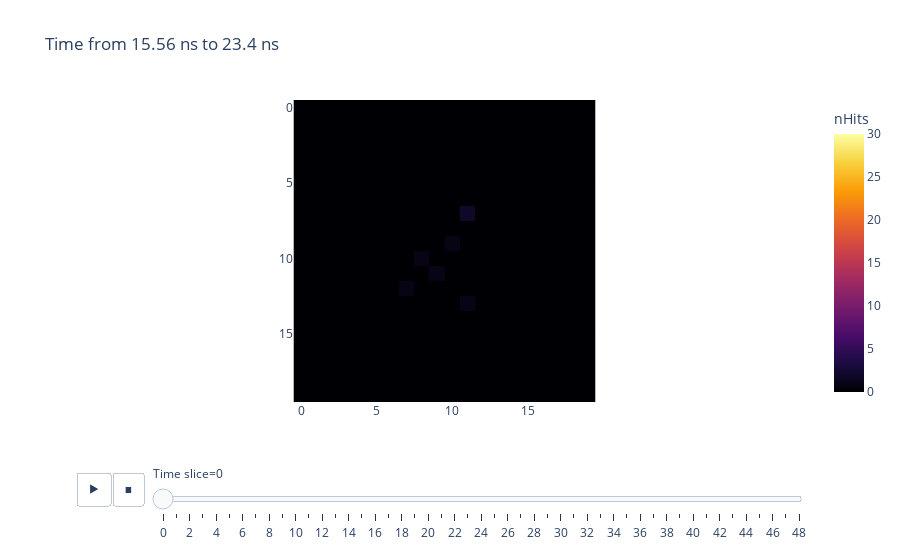

Source (notebook cell):
### Code cell
import plotly.express as px

fig = px.imshow(imgs_for_anim,
                animation_frame=0,
                zmax=30,
                color_continuous_scale='inferno',
                labels=dict(
                    animation_frame="Time slice",
                    color='nHits'
                ),
                title=f'Time from {round(df.time.min(), 2)} ns to {round(df.time.max(), 2)} ns'
)

fig.layout.updatemenus[0].buttons[0].args[1]['frame']['duration'] = 100

fig.show()

### Figure 1 — Plotly figure (JSON) as saved in the notebook; plotly's stock layout.template omitted (floating-point values rounded to 4 significant figures; data arrays with more than 128 entries replaced by an {"elided": "..."} marker saying what was removed)
{"data": [{"coloraxis": "coloraxis", "hovertemplate": "x: %{x}<br>y: %{y}<br>nHits: %{z}<extra></extra>", "name": "0", "type": "heatmap", "xaxis": "x", "yaxis": "y", "z": {"elided": "20x20 int values"}}], "layout": {"coloraxis": {"cmax": 30, "cmin": 0, "colorbar": {"title": {"text": "nHits"}}, "colorscale": [[0, "#000004"], [0.1111, "#1b0c41"], [0.2222, "#4a0c6b"], [0.3333, "#781c6d"], [0.4444, "#a52c60"], [0.5556, "#cf4446"], [0.6667, "#ed6925"], [0.7778, "#fb9b06"], [0.8889, "#f7d13d"], [1, "#fcffa4"]]}, "sliders": [{"active": 0, "currentvalue": {"prefix": "Time slice="}, "len": 0.9, "pad": {"b": 10, "t": 60}, "steps": [{"args": [["0"], {"frame": {"duration": 0, "redraw": true}, "fromcurrent": true, "mode": "immediate", "transition": {"duration": 0, "easing": "linear"}}], "label": "0", "method": "animate"}, {"args": [["1"], {"frame": {"duration": 0, "redraw": true}, "fromcurrent": true, "mode": "immediate", "transition": {"duration": 0, "easing": "linear"}}], "label": "1", "method": "animate"}, {"args": [["2"], {"frame": {"duration": 0, "redraw": true}, "fromcurrent": true, "mode": "immediate", "transition": {"duration": 0, "easing": "linear"}}], "label": "2", "method": "animate"}, {"args": [["3"], {"frame": {"duration": 0, "redraw": true}, "fromcurrent": true, "mode": "immediate", "transition": {"duration": 0, "easing": "linear"}}], "label": "3", "method": "animate"}, {"args": [["4"], {"frame": {"duration": 0, "redraw": true}, "fromcurrent": true, "mode": "immediate", "transition": {"duration": 0, "easing": "linear"}}], "label": "4", "method": "animate"}, {"args": [["5"], {"frame": {"duration": 0, "redraw": true}, "fromcurrent": true, "mode": "immediate", "transition": {"duration": 0, "easing": "linear"}}], "label": "5", "method": "animate"}, {"args": [["6"], {"frame": {"duration": 0, "redraw": true}, "fromcurrent": true, "mode": "immediate", "transition": {"duration": 0, "easing": "linear"}}], "label": "6", "method": "animate"}, {"args": [["7"], {"frame": {"duration": 0, "redraw": true}, "fromcurrent": true, "mode": "immediate", "transition": {"duration": 0, "easing": "linear"}}], "label": "7", "method": "animate"}, {"args": [["8"], {"frame": {"duration": 0, "redraw": true}, "fromcurrent": true, "mode": "immediate", "transition": {"duration": 0, "easing": "linear"}}], "label": "8", "method": "animate"}, {"args": [["9"], {"frame": {"duration": 0, "redraw": true}, "fromcurrent": true, "mode": "immediate", "transition": {"duration": 0, "easing": "linear"}}], "label": "9", "method": "animate"}, {"args": [["10"], {"frame": {"duration": 0, "redraw": true}, "fromcurrent": true, "mode": "immediate", "transition": {"duration": 0, "easing": "linear"}}], "label": "10", "method": "animate"}, {"args": [["11"], {"frame": {"duration": 0, "redraw": true}, "fromcurrent": true, "mode": "immediate", "transition": {"duration": 0, "easing": "linear"}}], "label": "11", "method": "animate"}, {"args": [["12"], {"frame": {"duration": 0, "redraw": true}, "fromcurrent": true, "mode": "immediate", "transition": {"duration": 0, "easing": "linear"}}], "label": "12", "method": "animate"}, {"args": [["13"], {"frame": {"duration": 0, "redraw": true}, "fromcurrent": true, "mode": "immediate", "transition": {"duration": 0, "easing": "linear"}}], "label": "13", "method": "animate"}, {"args": [["14"], {"frame": {"duration": 0, "redraw": true}, "fromcurrent": true, "mode": "immediate", "transition": {"duration": 0, "easing": "linear"}}], "label": "14", "method": "animate"}, {"args": [["15"], {"frame": {"duration": 0, "redraw": true}, "fromcurrent": true, "mode": "immediate", "transition": {"duration": 0, "easing": "linear"}}], "label": "15", "method": "animate"}, {"args": [["16"], {"frame": {"duration": 0, "redraw": true}, "fromcurrent": true, "mode": "immediate", "transition": {"duration": 0, "easing": "linear"}}], "label": "16", "method": "animate"}, {"args": [["17"], {"frame": {"duration": 0, "redraw": true}, "fromcurrent": true, "mode": "immediate", "transition": {"duration": 0, "easing": "linear"}}], "label": "17", "method": "animate"}, {"args": [["18"], {"frame": {"duration": 0, "redraw": true}, "fromcurrent": true, "mode": "immediate", "transition": {"duration": 0, "easing": "linear"}}], "label": "18", "method": "animate"}, {"args": [["19"], {"frame": {"duration": 0, "redraw": true}, "fromcurrent": true, "mode": "immediate", "transition": {"duration": 0, "easing": "linear"}}], "label": "19", "method": "animate"}, {"args": [["20"], {"frame": {"duration": 0, "redraw": true}, "fromcurrent": true, "mode": "immediate", "transition": {"duration": 0, "easing": "linear"}}], "label": "20", "method": "animate"}, {"args": [["21"], {"frame": {"duration": 0, "redraw": true}, "fromcurrent": true, "mode": "immediate", "transition": {"duration": 0, "easing": "linear"}}], "label": "21", "method": "animate"}, {"args": [["22"], {"frame": {"duration": 0, "redraw": true}, "fromcurrent": true, "mode": "immediate", "transition": {"duration": 0, "easing": "linear"}}], "label": "22", "method": "animate"}, {"args": [["23"], {"frame": {"duration": 0, "redraw": true}, "fromcurrent": true, "mode": "immediate", "transition": {"duration": 0, "easing": "linear"}}], "label": "23", "method": "animate"}, {"args": [["24"], {"frame": {"duration": 0, "redraw": true}, "fromcurrent": true, "mode": "immediate", "transition": {"duration": 0, "easing": "linear"}}], "label": "24", "method": "animate"}, {"args": [["25"], {"frame": {"duration": 0, "redraw": true}, "fromcurrent": true, "mode": "immediate", "transition": {"duration": 0, "easing": "linear"}}], "label": "25", "method": "animate"}, {"args": [["26"], {"frame": {"duration": 0, "redraw": true}, "fromcurrent": true, "mode": "immediate", "transition": {"duration": 0, "easing": "linear"}}], "label": "26", "method": "animate"}, {"args": [["27"], {"frame": {"duration": 0, "redraw": true}, "fromcurrent": true, "mode": "immediate", "transition": {"duration": 0, "easing": "linear"}}], "label": "27", "method": "animate"}, {"args": [["28"], {"frame": {"duration": 0, "redraw": true}, "fromcurrent": true, "mode": "immediate", "transition": {"duration": 0, "easing": "linear"}}], "label": "28", "method": "animate"}, {"args": [["29"], {"frame": {"duration": 0, "redraw": true}, "fromcurrent": true, "mode": "immediate", "transition": {"duration": 0, "easing": "linear"}}], "label": "29", "method": "animate"}, {"args": [["30"], {"frame": {"duration": 0, "redraw": true}, "fromcurrent": true, "mode": "immediate", "transition": {"duration": 0, "easing": "linear"}}], "label": "30", "method": "animate"}, {"args": [["31"], {"frame": {"duration": 0, "redraw": true}, "fromcurrent": true, "mode": "immediate", "transition": {"duration": 0, "easing": "linear"}}], "label": "31", "method": "animate"}, {"args": [["32"], {"frame": {"duration": 0, "redraw": true}, "fromcurrent": true, "mode": "immediate", "transition": {"duration": 0, "easing": "linear"}}], "label": "32", "method": "animate"}, {"args": [["33"], {"frame": {"duration": 0, "redraw": true}, "fromcurrent": true, "mode": "immediate", "transition": {"duration": 0, "easing": "linear"}}], "label": "33", "method": "animate"}, {"args": [["34"], {"frame": {"duration": 0, "redraw": true}, "fromcurrent": true, "mode": "immediate", "transition": {"duration": 0, "easing": "linear"}}], "label": "34", "method": "animate"}, {"args": [["35"], {"frame": {"duration": 0, "redraw": true}, "fromcurrent": true, "mode": "immediate", "transition": {"duration": 0, "easing": "linear"}}], "label": "35", "method": "animate"}, {"args": [["36"], {"frame": {"duration": 0, "redraw": true}, "fromcurrent": true, "mode": "immediate", "transition": {"duration": 0, "easing": "linear"}}], "label": "36", "method": "animate"}, {"args": [["37"], {"frame": {"duration": 0, "redraw": true}, "fromcurrent": true, "mode": "immediate", "transition": {"duration": 0, "easing": "linear"}}], "label": "37", "method": "animate"}, {"args": [["38"], {"frame": {"duration": 0, "redraw": true}, "fromcurrent": true, "mode": "immediate", "transition": {"duration": 0, "easing": "linear"}}], "label": "38", "method": "animate"}, {"args": [["39"], {"frame": {"duration": 0, "redraw": true}, "fromcurrent": true, "mode": "immediate", "transition": {"duration": 0, "easing": "linear"}}], "label": "39", "method": "animate"}, {"args": [["40"], {"frame": {"duration": 0, "redraw": true}, "fromcurrent": true, "mode": "immediate", "transition": {"duration": 0, "easing": "linear"}}], "label": "40", "method": "animate"}, {"args": [["41"], {"frame": {"duration": 0, "redraw": true}, "fromcurrent": true, "mode": "immediate", "transition": {"duration": 0, "easing": "linear"}}], "label": "41", "method": "animate"}, {"args": [["42"], {"frame": {"duration": 0, "redraw": true}, "fromcurrent": true, "mode": "immediate", "transition": {"duration": 0, "easing": "linear"}}], "label": "42", "method": "animate"}, {"args": [["43"], {"frame": {"duration": 0, "redraw": true}, "fromcurrent": true, "mode": "immediate", "transition": {"duration": 0, "easing": "linear"}}], "label": "43", "method": "animate"}, {"args": [["44"], {"frame": {"duration": 0, "redraw": true}, "fromcurrent": true, "mode": "immediate", "transition": {"duration": 0, "easing": "linear"}}], "label": "44", "method": "animate"}, {"args": [["45"], {"frame": {"duration": 0, "redraw": true}, "fromcurrent": true, "mode": "immediate", "transition": {"duration": 0, "easing": "linear"}}], "label": "45", "method": "animate"}, {"args": [["46"], {"frame": {"duration": 0, "redraw": true}, "fromcurrent": true, "mode": "immediate", "transition": {"duration": 0, "easing": "linear"}}], "label": "46", "method": "animate"}, {"args": [["47"], {"frame": {"duration": 0, "redraw": true}, "fromcurrent": true, "mode": "immediate", "transition": {"duration": 0, "easing": "linear"}}], "label": "47", "method": "animate"}, {"args": [["48"], {"frame": {"duration": 0, "redraw": true}, "fromcurrent": true, "mode": "immediate", "transition": {"duration": 0, "easing": "linear"}}], "label": "48", "method": "animate"}], "x": 0.1, "xanchor": "left", "y": 0, "yanchor": "top"}], "title": {"text": "Time from 15.56 ns to 23.4 ns"}, "updatemenus": [{"buttons": [{"args": [null, {"frame": {"duration": 100, "redraw": true}, "fromcurrent": true, "mode": "immediate", "transition": {"duration": 500, "easing": "linear"}}], "label": "&#9654;", "method": "animate"}, {"args": [[null], {"frame": {"duration": 0, "redraw": true}, "fromcurrent": true, "mode": "immediate", "transition": {"duration": 0, "easing": "linear"}}], "label": "&#9724;", "method": "animate"}], "direction": "left", "pad": {"r": 10, "t": 70}, "showactive": false, "type": "buttons", "x": 0.1, "xanchor": "right", "y": 0, "yanchor": "top"}], "xaxis": {"anchor": "y", "constrain": "domain", "domain": [0, 1], "scaleanchor": "y"}, "yaxis": {"anchor": "x", "autorange": "reversed", "constrain": "domain", "domain": [0, 1]}}}
